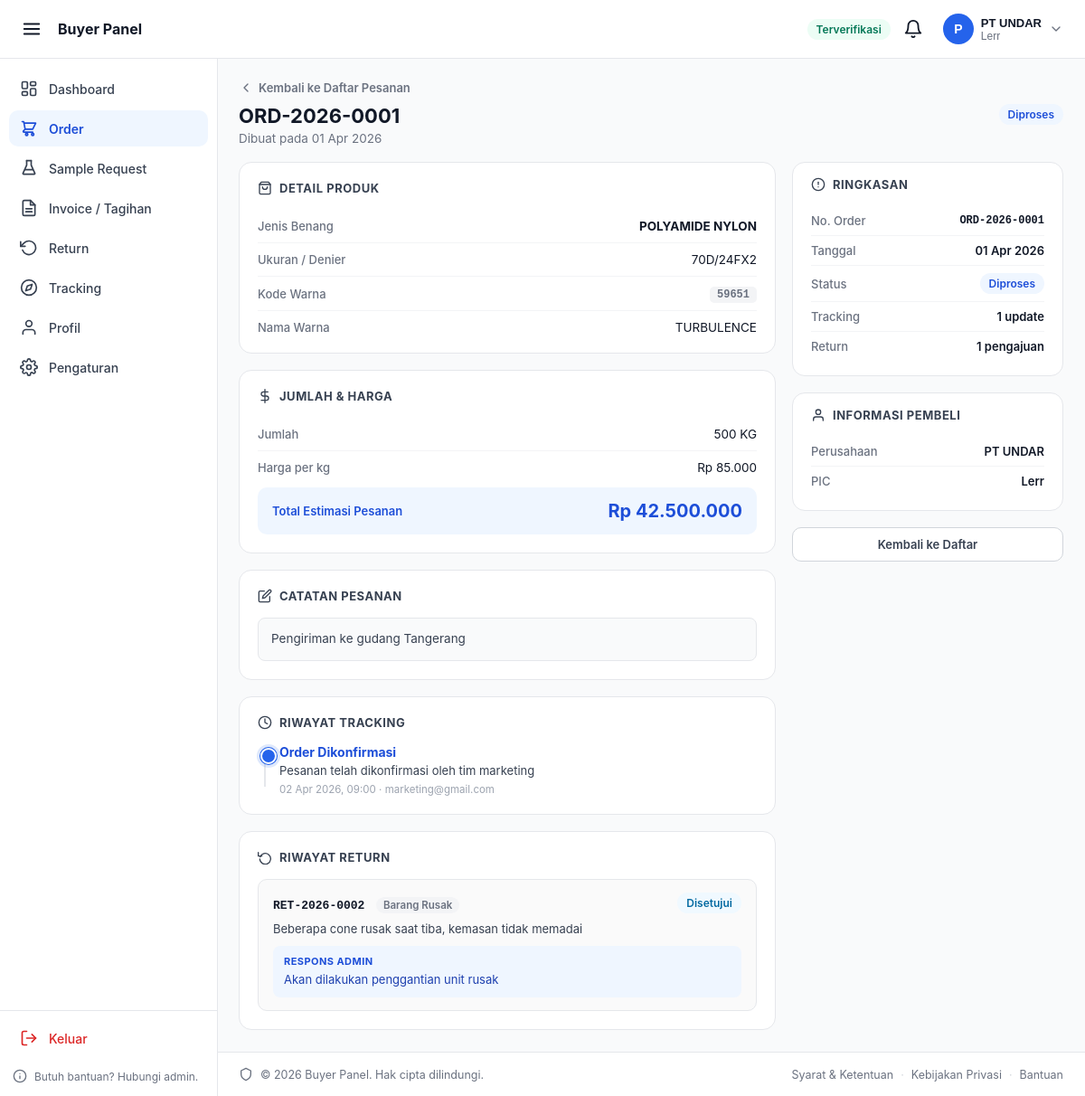
Before: /buyer_panel/orders-detail.php?id=1 (signed in) with the older database file.
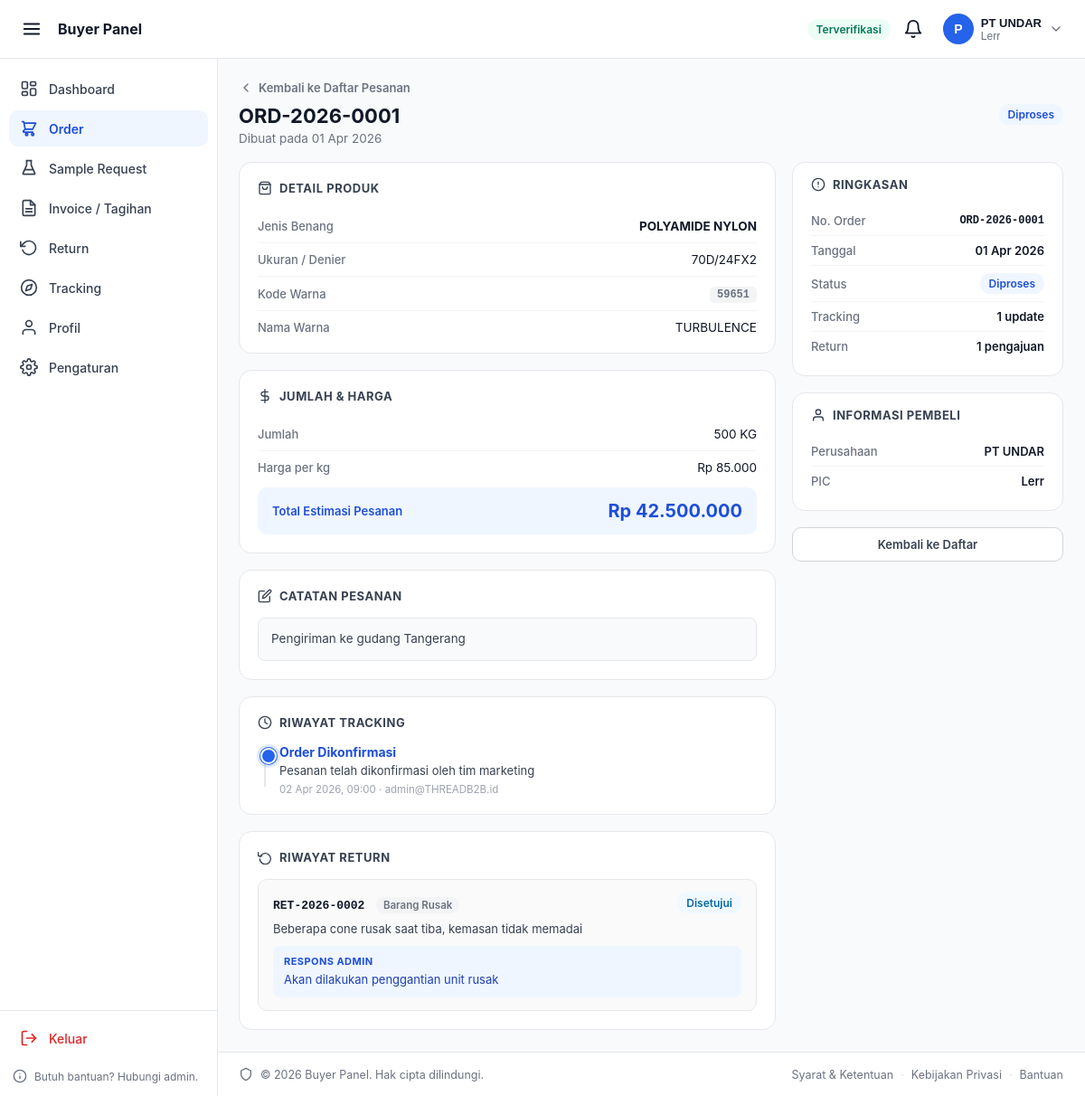
After: the same page with the newer database file.
### tables this page shows
CREATE TABLE `tracking` (
  `id_tracking` int(11) NOT NULL,
  `id_order` int(11) NOT NULL,
  `status` varchar(100) NOT NULL,
  `keterangan` text DEFAULT NULL,
  `updated_by` int(11) NOT NULL,
  `tanggal` datetime NOT NULL DEFAULT current_timestamp()
);

CREATE TABLE `users` (
  `id_user` int(11) NOT NULL,
  `email` varchar(100) NOT NULL,
  `password` varchar(255) NOT NULL,
  `role` enum('buyer','marketing','admin') NOT NULL DEFAULT 'buyer',
  `created_at` datetime NOT NULL DEFAULT current_timestamp()
);

CREATE TABLE `order_returns` (
  `id_return` int(11) NOT NULL,
  `id_order` int(11) NOT NULL,
  `no_return` varchar(20) NOT NULL,
  `alasan_kategori` enum('deviasi_warna','kualitas','barang_rusak','spesifikasi_salah','lainnya') NOT NULL,
  `alasan` text NOT NULL,
  `foto` varchar(255) DEFAULT NULL COMMENT 'JSON array of file paths, max 5',
  `respons_admin` text DEFAULT NULL,
  `status` enum('submitted','under_review','approved','resolved','rejected') NOT NULL DEFAULT 'submitted'
);

### buyer_panel/partials/config.php (called while the page is built, shortened)
<?php
$conn = getDB();
$stmt = $conn->prepare("
    SELECT
        u.id_user,
        u.email,
        u.role,
        bp.id_buyer,
        bp.kode_pelanggan,
        bp.nama_perusahaan,
        bp.nama_pic,
        bp.no_whatsapp,
        bp.status_verifikasi,
        bp.tenor_hari,
        bp.upload_dokumen
    FROM users u
    INNER JOIN buyer_profile bp ON bp.id_user = u.id_user
    WHERE u.id_user = ?
    LIMIT 1
");
$stmt->bind_param('i', $_SESSION['user_id']);
$stmt->execute();
$currentBuyer = $stmt->get_result()->fetch_assoc();

### buyer_panel/orders-detail.php (the view, shortened to what the changed rows need)
<?php
require_once __DIR__ . '/partials/config.php';
$idBuyer = (int) ($currentBuyer['id_buyer'] ?? 0);
$idOrder = (int) ($_GET['id'] ?? 0);
$stmt = $conn->prepare("
    SELECT o.*,
           bp.nama_perusahaan, bp.nama_pic, bp.kode_pelanggan
    FROM orders o
    JOIN buyer_profile bp ON bp.id_buyer = o.id_buyer
    WHERE o.id_order = ? AND o.id_buyer = ?
    LIMIT 1
");
$stmt->bind_param('ii', $idOrder, $idBuyer);
$stmt->execute();
$order = $stmt->get_result()->fetch_assoc();
$trackingList = [];
$stmtT = $conn->prepare("
    SELECT t.*, u.email AS updated_by_email
    FROM tracking t
    LEFT JOIN users u ON u.id_user = t.updated_by
    WHERE t.id_order = ?
    ORDER BY t.tanggal ASC
");
$stmtT->bind_param('i', $idOrder);
$stmtT->execute();
$resT = $stmtT->get_result();
while ($row = $resT->fetch_assoc()) $trackingList[] = $row;
$returnList = [];
$stmtR = $conn->prepare("
    SELECT * FROM order_returns
    WHERE id_order = ?
    ORDER BY id_return ASC
");
$stmtR->bind_param('i', $idOrder);
$stmtR->execute();
$resR = $stmtR->get_result();
while ($row = $resR->fetch_assoc()) $returnList[] = $row;
function returnKategoriLabel(string $k): string {
    $map = [
        'deviasi_warna'      => 'Deviasi Warna',
        'kualitas'           => 'Kualitas',
        'barang_rusak'       => 'Barang Rusak',
        'spesifikasi_salah'  => 'Spesifikasi Salah',
        'lainnya'            => 'Lainnya',
    ];
    return $map[$k] ?? ucfirst($k);
}
function returnStatusBadge(string $s): string {
    $map = [
        'submitted'    => ['label' => 'Diajukan',       'class' => 'badge-pending'],
        'under_review' => ['label' => 'Ditinjau',       'class' => 'badge-processing'],
        'approved'     => ['label' => 'Disetujui',      'class' => 'badge-shipped'],
        'resolved'     => ['label' => 'Selesai',        'class' => 'badge-done'],
        'rejected'     => ['label' => 'Ditolak',        'class' => 'badge-cancelled'],
    ];
    $d = $map[$s] ?? ['label' => ucfirst($s), 'class' => 'badge-pending'];
    return '<span class="bp-badge ' . $d['class'] . '">' . $d['label'] . '</span>';
}
?>
<!DOCTYPE html>
<html lang="id">
<head>
</head>
<body>
<?php include __DIR__ . '/partials/_sidebar.php'; ?>
<div class="bp-content">
    <main class="bp-detail">
        <div class="bp-detail__heading">
            <div class="bp-detail__title-row">
                <div>
                    <h1><?= htmlspecialchars($order['no_order']) ?></h1>
                </div>
            </div>
        </div>
        <div class="bp-detail__grid">
            <div class="bp-detail__col-main">
                <div class="bp-card">
                    <div class="bp-card__section-header">
                        <h2>Detail Produk</h2>
                    </div>
                </div>
                <div class="bp-card">
                    <div class="bp-card__section-header">
                        <h2>Jumlah & Harga</h2>
                    </div>
                </div>
                <?php if ($order['catatan']): ?>
                <div class="bp-card">
                    <div class="bp-card__section-header">
                        <h2>Catatan Pesanan</h2>
                    </div>
                </div>
                <?php endif; ?>
                <div class="bp-card">
                    <div class="bp-card__section-header">
                        <h2>Riwayat Tracking</h2>
                    </div>
                    <?php if (empty($trackingList)): ?>
                        <p class="bp-empty-state">Belum ada pembaruan status untuk pesanan ini.</p>
                    <?php else: ?>
                        <div class="bp-timeline">
                            <?php foreach ($trackingList as $i => $trk): ?>
                                <div class="bp-timeline__item <?= $i === count($trackingList) - 1 ? 'is-latest' : '' ?>">
                                    <div class="bp-timeline__dot"></div>
                                    <div class="bp-timeline__content">
                                        <div class="bp-timeline__status"><?= htmlspecialchars($trk['status']) ?></div>
                                        <?php if ($trk['keterangan']): ?>
                                            <div class="bp-timeline__desc"><?= htmlspecialchars($trk['keterangan']) ?></div>
                                        <?php endif; ?>
                                        <div class="bp-timeline__meta">
                                            <?= date('d M Y, H:i', strtotime($trk['tanggal'])) ?>
                                            <?php if ($trk['updated_by_email']): ?>
                                                · <?= htmlspecialchars($trk['updated_by_email']) ?>
                                            <?php endif; ?>
                                        </div>
                                    </div>
                                </div>
                            <?php endforeach; ?>
                        </div>
                    <?php endif; ?>
                </div>
                <?php if (!empty($returnList)): ?>
                <div class="bp-card">
                    <div class="bp-card__section-header">
                        <h2>Riwayat Return</h2>
                    </div>
                    <div class="bp-return-list">
                        <?php foreach ($returnList as $ret): ?>
                            <div class="bp-return-item">
                                <div class="bp-return-item__header">
                                    <div>
                                        <span class="bp-return-item__no"><?= htmlspecialchars($ret['no_return']) ?></span>
                                        <span class="bp-return-item__kat"><?= returnKategoriLabel($ret['alasan_kategori']) ?></span>
                                    </div>
                                    <?= returnStatusBadge($ret['status']) ?>
                                </div>
                                <p class="bp-return-item__alasan"><?= htmlspecialchars($ret['alasan']) ?></p>
                                <?php if ($ret['respons_admin']): ?>
                                    <div class="bp-return-item__respons">
                                        <span class="bp-return-item__respons-label">Respons Admin</span>
                                        <p><?= htmlspecialchars($ret['respons_admin']) ?></p>
                                    </div>
                                <?php endif; ?>
                            </div>
                        <?php endforeach; ?>
                    </div>
                </div>
                <?php endif; ?>
            </div>
            <div class="bp-detail__col-side">
                <div class="bp-card bp-info-card">
                    <div class="bp-card__section-header">
                        <h2>Ringkasan</h2>
                    </div>
                </div>
                <div class="bp-card bp-info-card">
                    <div class="bp-card__section-header">
                        <h2>Informasi Pembeli</h2>
                    </div>
                </div>
            </div>
        </div>
    </main>
</div>
</body>
</html>

### buyer_panel/partials/_sidebar.php (shortened to what the changed rows need)
<?php
$bpCurrentPage = basename($_SERVER['SCRIPT_NAME']);
?>
<aside class="bp-sidebar" id="bpSidebar">
    <nav class="bp-sidebar__nav">
        <ul class="bp-sidebar__list">
            <?php foreach ($bpMenuItems as $item): ?>
                <?php $isActive = in_array($bpCurrentPage, $item['match'], true); ?>
                <li class="bp-sidebar__item">
                    <a href="<?= htmlspecialchars($item['href']) ?>"
                       class="bp-sidebar__link <?= $isActive ? 'is-active' : '' ?>"
                       <?= $isActive ? 'aria-current="page"' : '' ?>>
                        <svg class="bp-sidebar__icon" viewBox="0 0 24 24" fill="none" stroke="currentColor" stroke-width="2" stroke-linecap="round" stroke-linejoin="round" width="20" height="20">
                            <?= $item['icon'] ?>
                        </svg>
                        <span class="bp-sidebar__label"><?= htmlspecialchars($item['label']) ?></span>
                    </a>
                </li>
            <?php endforeach; ?>
        </ul>
    </nav>
</aside>

Changed rows visible on the page:
changed tracking "Order Dikonfirmasi": updated_by.email "marketing@gmail.com" → "admin@THREADB2B.id"
